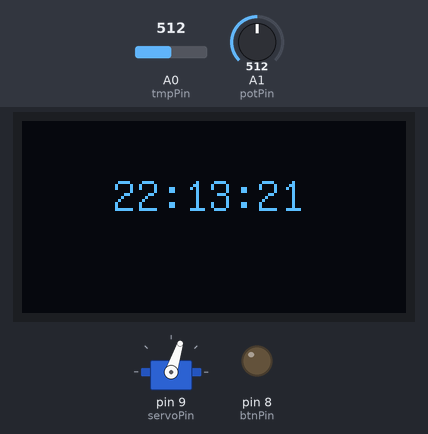
The sketch below on a simulated Arduino Uno, built with avr-gcc and run on an emulated ATmega328P. Shown: servo, 128×64 one-colour display, output pins drawn as LEDs (lit = HIGH). The inputs (shaded band) are chosen by the test bench; at power-on: A0 (tmpPin) = 512, A1 (potPin) = 512. The local clock reads 2024-03-15 10:24:30 at power-on unless the sketch sets it; what the sketch prints to the serial monitor is not drawn.

Above: at 1.2 s.
1.3 s: A0 (tmpPin) set to 716
At 2.4 s:
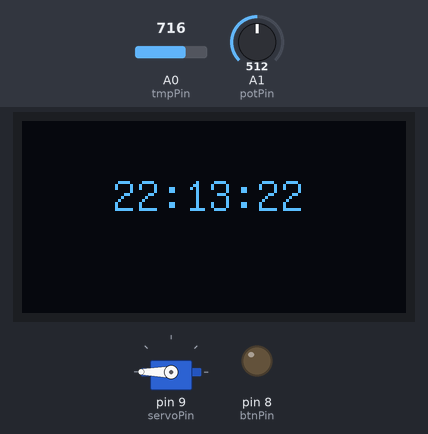
4.3 s: A1 (potPin) set to 493
At 5.3 s:
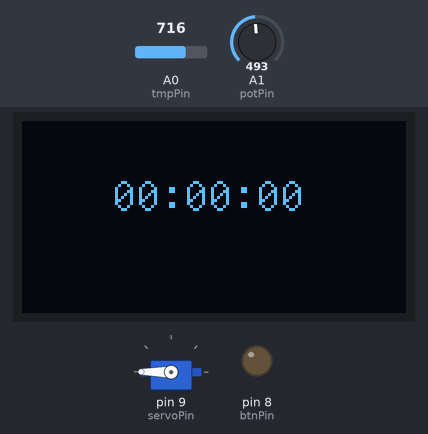
5.9 s: A0 (tmpPin) set to 908
7.4 s: A0 (tmpPin) set to 935
At 8.3 s:
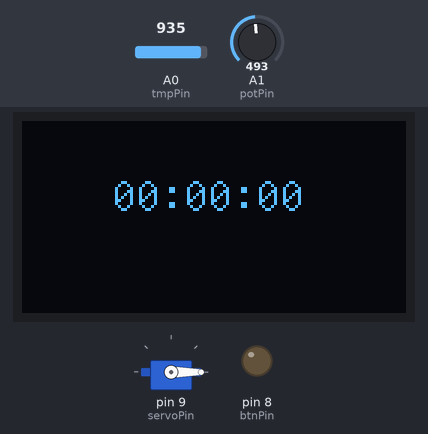
Timing chart, 0 to 10.0 s (numbered marks = the images above; inputs shaded):
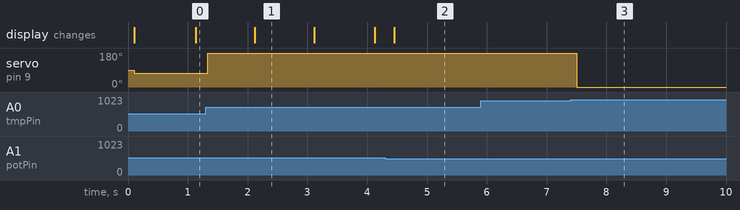

Measured:
- the behaviour switches between 924 and 925 on A0 (tmpPin) (found by bisection; images 2 and 3)
- after the input at 1.3 s, servo on pin 9 (servoPin): 72° → 180° at once
- after the input at 4.3 s, the display: changes after 0.15 s (image 2)
- after the input at 5.9 s, every drawn part: stays the same
- after the input at 7.4 s, servo on pin 9 (servoPin): 180° → 0° after 0.10 s

The sketch:

KlockProjekt_menu.ino
```cpp
/*
* Name: Clock and temp project
* Author: Arvid Möller
* Date: 2024-10-10
* Description: This project uses a ds3231 to measure time and displays the time to an 1306 oled display,
* Further, it measures temprature with a analog temprature module and displays a mapped value to a 9g-servo-motor
*/

// Include Libraries
#include <RTClib.h>
#include <Wire.h>
#include <U8glib.h>
#include <Servo.h>

// Init constants
const int tmpPin = A0;
const int potPin = A1;
const int btnPin = 8;
const int servoPin = 9;

// Init global variables
bool state = false;

// construct objects
RTC_DS3231 rtc;
U8GLIB_SSD1306_128X64 u8g(U8G_I2C_OPT_NO_ACK);
Servo tmpServo;
DateTime timerdt;

void setup() {
  // init communication
  Serial.begin(9600);
  Wire.begin();

  // Init Hardware
  rtc.begin();
  tmpServo.attach(servoPin);
  pinMode(tmpPin, INPUT);
  pinMode(potPin, INPUT);
  pinMode(btnPin, OUTPUT);

  // Settings
  rtc.adjust(DateTime(F(__DATE__), F(__TIME__)));  // Adjusts time to the local time on your computer
  u8g.setFont(u8g_font_unifont);
}

void loop() {
  // unsigned long sampleTime = millis();

  if ((analogRead(potPin)) > 1023 / 2) {
    Serial.println("Clock");
    oledWrite(30, 30, getTime());
  } else if ((analogRead(potPin)) <= 1023 / 2) {
    Serial.println("Timer");
    oledWrite(30, 30, timer());
  }


  servoWrite(getTemp());

  // while(millis() - sampleTime <= 1000){
  // }
}


/*
*This function reads time from an ds3231 module and package the time as a String
*Parameters: Void
*Returns: time in hh:mm:ss as String
*/
String getTime() {
  DateTime now = rtc.now();

  if (now.second() < 10 && now.minute() < 10) {
    return String(now.hour()) + ":0" + String(now.minute()) + ":0" + String(now.second());
  } else if (now.second() < 10) {
    return String(now.hour()) + ":" + String(now.minute()) + ":0" + String(now.second());
  } else if (now.minute() < 10) {
    return String(now.hour()) + ":0" + String(now.minute()) + ":" + String(now.second());
  } else {
    return String(now.hour()) + ":" + String(now.minute()) + ":" + String(now.second());
  }
}


/*
* This function reads an analog pin connected to an analog temprature sensor and calculates the corresponding temp
*Parameters: Void
*Returns: temprature as float
*/
float getTemp() {
  int Vo;
  float R1 = 10000;  // value of R1 on board
  float logR2, R2, T;
  float c1 = 0.001129148, c2 = 0.000234125, c3 = 0.0000000876741;  //steinhart-hart coeficients for thermistor

  Vo = analogRead(tmpPin);
  R2 = R1 * (1023.0 / (float)Vo - 1.0);  //calculate resistance on thermistor
  logR2 = log(R2);
  T = (1.0 / (c1 + c2 * logR2 + c3 * logR2 * logR2 * logR2));  // temperature in Kelvin
  T = T - 273.15;                                              //convert Kelvin to Celcius

  return T;
}


/*
* This function takes a string and draws it to an oled display
*Parameters: - text: String to write to display
*Returns: void
*/
void oledWrite(int x, int y, String text) {
  u8g.firstPage();

  do {
    u8g.drawStr(x, y, text.c_str());

  } while (u8g.nextPage());
}


/*
* takes a temprature value and maps it to corresppnding degree on a servo
*Parameters: - val: temprature
*Returns: void
*/
void servoWrite(float val) {
  tmpServo.write(map(val, 15, 40, 0, 180));
}


/*
*This is the timer, it samples the time when it's started and calculates the elapsed time.
*Paratemers: void
*Returns: The current timer time as a string
*/
String timer() {
  DateTime now = rtc.now();

  int timerH;
  int timerM;
  int timerS;

  if (stateSwitch() == 0) {
    sampleTimer();

    return String("00:00:00");
  } else {
    timerH = now.hour() - timerdt.hour();
    timerM = now.minute() - timerdt.minute();
    timerS = now.second() - timerdt.second();

    Serial.println(timerH);
    Serial.println(timerdt.hour());
  }

  if (timerS < 10 && timerM < 10) {
    return String(timerH) + ":0" + String(timerM) + ":0" + String(timerS);
  } else if (timerS < 10) {
    return String(timerH) + ":" + String(timerM) + ":0" + String(timerS);
  } else if (timerM < 10) {
    return String(timerH) + ":0" + String(timerM) + ":" + String(timerS);
  } else {
    return String(timerH) + ":" + String(timerM) + ":" + String(timerS);
  }
}


void sampleTimer(){
  timerdt = rtc.now();
}


/*This is a state switch for the timer, used to stop and start timer
*Parameters: void
*Returns: the current state as boolean
*/
bool stateSwitch() {
  if (digitalRead(btnPin) == HIGH) {
    if (state == HIGH) {
      state = LOW;
    } else {
      state = HIGH;
    }
    delay(100);
  }

  Serial.println(state);
  return state;
}
```
